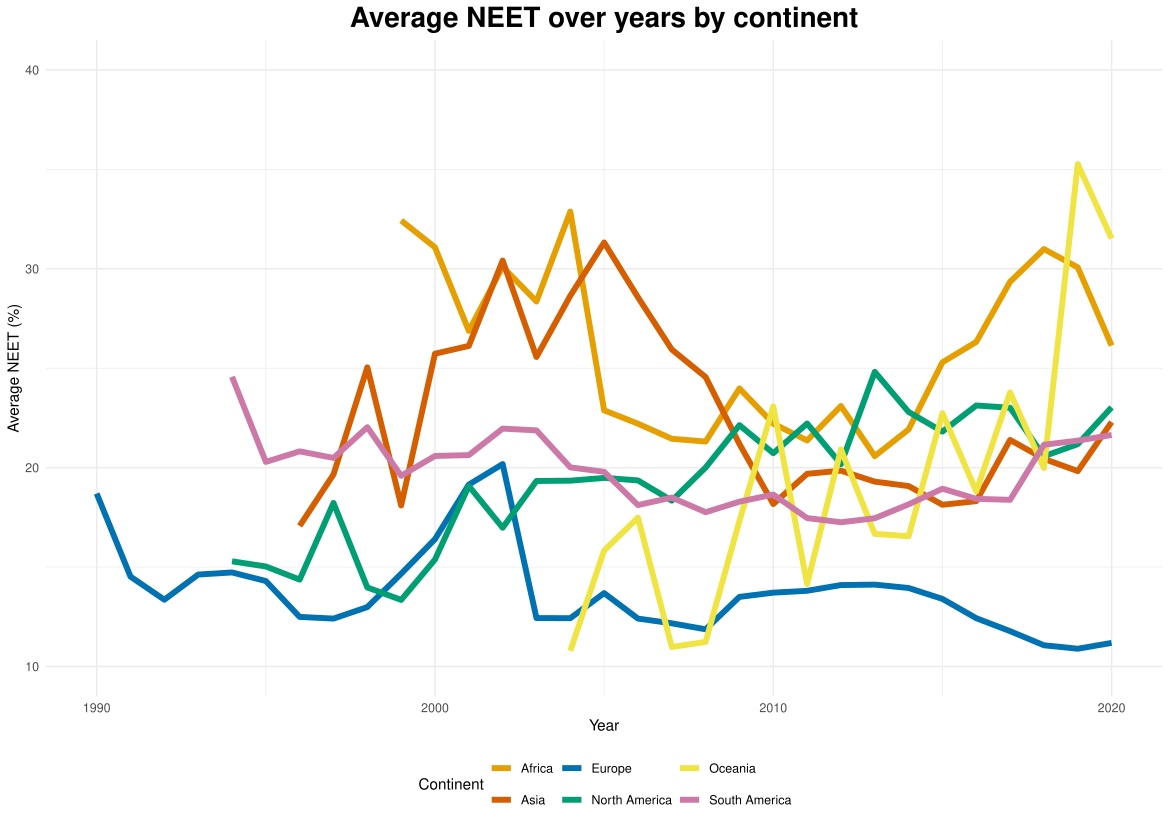

This chart was generated by the following R code:
setwd("C:/Users/ishaa/OneDrive/Y1 Uni/Introduction to Data Science/Group Project/data sets")
library(tidyverse)
library(dplyr)
library(ggplot2)

master_df <- read.csv("master_dataset.csv")

master_df <- master_df %>%
  group_by(continent, year) %>%
  mutate(neet_avg = mean(neet_rate, na.rm = TRUE)) %>%
  ungroup()


continent_cols <- c(
  "Asia"         = "#D55E00",  
  "Europe"       = "#0072B2",
  "Africa"       = "#E69F00",
  "North America"= "#009E73",  
  "South America"= "#CC79A7",  
  "Oceania"      = "#F0E442")   


NEET_Graph <- ggplot(master_df,
                     aes(x = year,
                         y = neet_avg,
                         colour = continent,
                         group = continent)) +
  
  geom_line(size = 2) +
  scale_colour_manual(values = continent_cols)+
  
  xlim(1990,2020)+
  ylim(10,40)+
    
  labs(title = "Average NEET over years by continent",
       x = "Year",
       y = "Average NEET (%)",
       colour = "Continent")+
  theme_minimal() +
  theme(
    legend.position = "bottom",
    plot.title = element_text(face = "bold", size = 20, hjust = 0.5)
  )

  
print(NEET_Graph)
